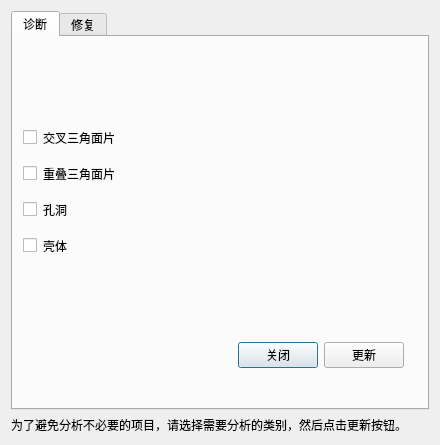
<?xml version="1.0" encoding="UTF-8"?>
<ui version="4.0">
 <class>MyDialog</class>
 <widget class="QDialog" name="MyDialog">
  <property name="geometry">
   <rect>
    <x>0</x>
    <y>0</y>
    <width>440</width>
    <height>445</height>
   </rect>
  </property>
  <property name="minimumSize">
   <size>
    <width>440</width>
    <height>445</height>
   </size>
  </property>
  <property name="maximumSize">
   <size>
    <width>440</width>
    <height>445</height>
   </size>
  </property>
  <property name="windowTitle">
   <string>Dialog</string>
  </property>
  <layout class="QGridLayout" name="gridLayout">
   <item row="1" column="0">
    <layout class="QVBoxLayout" name="verticalLayout">
     <item>
      <widget class="QTabWidget" name="tabWidget">
       <property name="currentIndex">
        <number>0</number>
       </property>
       <widget class="QWidget" name="widget">
        <attribute name="title">
         <string>诊断</string>
        </attribute>
        <widget class="QWidget" name="verticalLayoutWidget_4">
         <property name="geometry">
          <rect>
           <x>0</x>
           <y>0</y>
           <width>391</width>
           <height>331</height>
          </rect>
         </property>
         <layout class="QVBoxLayout" name="verticalLayout_4">
          <property name="leftMargin">
           <number>10</number>
          </property>
          <property name="topMargin">
           <number>10</number>
          </property>
          <item>
           <spacer name="verticalSpacer">
            <property name="orientation">
             <enum>Qt::Vertical</enum>
            </property>
            <property name="sizeHint" stdset="0">
             <size>
              <width>20</width>
              <height>40</height>
             </size>
            </property>
           </spacer>
          </item>
          <item>
           <layout class="QHBoxLayout" name="horizontalLayout_2">
            <property name="topMargin">
             <number>10</number>
            </property>
            <item>
             <widget class="QCheckBox" name="checkBox">
              <property name="maximumSize">
               <size>
                <width>191</width>
                <height>16777215</height>
               </size>
              </property>
              <property name="text">
               <string/>
              </property>
             </widget>
            </item>
            <item>
             <widget class="QLabel" name="label_2">
              <property name="text">
               <string>交叉三角面片</string>
              </property>
             </widget>
            </item>
            <item>
             <spacer name="horizontalSpacer_2">
              <property name="orientation">
               <enum>Qt::Horizontal</enum>
              </property>
              <property name="sizeHint" stdset="0">
               <size>
                <width>40</width>
                <height>20</height>
               </size>
              </property>
             </spacer>
            </item>
           </layout>
          </item>
          <item>
           <layout class="QHBoxLayout" name="horizontalLayout_5">
            <property name="topMargin">
             <number>10</number>
            </property>
            <item>
             <widget class="QCheckBox" name="checkBox_7">
              <property name="maximumSize">
               <size>
                <width>191</width>
                <height>16777215</height>
               </size>
              </property>
              <property name="text">
               <string/>
              </property>
             </widget>
            </item>
            <item>
             <widget class="QLabel" name="label_5">
              <property name="text">
               <string>重叠三角面片</string>
              </property>
             </widget>
            </item>
            <item>
             <spacer name="horizontalSpacer_5">
              <property name="orientation">
               <enum>Qt::Horizontal</enum>
              </property>
              <property name="sizeHint" stdset="0">
               <size>
                <width>40</width>
                <height>20</height>
               </size>
              </property>
             </spacer>
            </item>
           </layout>
          </item>
          <item>
           <layout class="QHBoxLayout" name="horizontalLayout_4">
            <property name="topMargin">
             <number>10</number>
            </property>
            <item>
             <widget class="QCheckBox" name="checkBox_6">
              <property name="maximumSize">
               <size>
                <width>191</width>
                <height>16777215</height>
               </size>
              </property>
              <property name="text">
               <string/>
              </property>
             </widget>
            </item>
            <item>
             <widget class="QLabel" name="label_4">
              <property name="text">
               <string>孔洞</string>
              </property>
             </widget>
            </item>
            <item>
             <spacer name="horizontalSpacer_4">
              <property name="orientation">
               <enum>Qt::Horizontal</enum>
              </property>
              <property name="sizeHint" stdset="0">
               <size>
                <width>40</width>
                <height>20</height>
               </size>
              </property>
             </spacer>
            </item>
           </layout>
          </item>
          <item>
           <layout class="QHBoxLayout" name="horizontalLayout_3">
            <property name="topMargin">
             <number>10</number>
            </property>
            <item>
             <widget class="QCheckBox" name="checkBox_5">
              <property name="maximumSize">
               <size>
                <width>191</width>
                <height>16777215</height>
               </size>
              </property>
              <property name="text">
               <string/>
              </property>
             </widget>
            </item>
            <item>
             <widget class="QLabel" name="label_3">
              <property name="text">
               <string>壳体</string>
              </property>
             </widget>
            </item>
            <item>
             <spacer name="horizontalSpacer_3">
              <property name="orientation">
               <enum>Qt::Horizontal</enum>
              </property>
              <property name="sizeHint" stdset="0">
               <size>
                <width>40</width>
                <height>20</height>
               </size>
              </property>
             </spacer>
            </item>
           </layout>
          </item>
          <item>
           <spacer name="verticalSpacer_4">
            <property name="orientation">
             <enum>Qt::Vertical</enum>
            </property>
            <property name="sizeHint" stdset="0">
             <size>
              <width>20</width>
              <height>40</height>
             </size>
            </property>
           </spacer>
          </item>
          <item>
           <layout class="QHBoxLayout" name="horizontalLayout">
            <property name="topMargin">
             <number>10</number>
            </property>
            <item>
             <spacer name="horizontalSpacer">
              <property name="orientation">
               <enum>Qt::Horizontal</enum>
              </property>
              <property name="sizeHint" stdset="0">
               <size>
                <width>40</width>
                <height>20</height>
               </size>
              </property>
             </spacer>
            </item>
            <item>
             <widget class="QPushButton" name="pushButton">
              <property name="text">
               <string>关闭</string>
              </property>
             </widget>
            </item>
            <item>
             <widget class="QPushButton" name="pushButton_2">
              <property name="text">
               <string>更新</string>
              </property>
             </widget>
            </item>
           </layout>
          </item>
         </layout>
        </widget>
       </widget>
       <widget class="QWidget" name="widget_2">
        <attribute name="title">
         <string>修复</string>
        </attribute>
        <widget class="QWidget" name="horizontalLayoutWidget">
         <property name="geometry">
          <rect>
           <x>-1</x>
           <y>-1</y>
           <width>401</width>
           <height>271</height>
          </rect>
         </property>
         <layout class="QHBoxLayout" name="horizontalLayout_6">
          <item>
           <layout class="QVBoxLayout" name="verticalLayout_2">
            <property name="leftMargin">
             <number>0</number>
            </property>
            <item>
             <spacer name="verticalSpacer_3">
              <property name="orientation">
               <enum>Qt::Vertical</enum>
              </property>
              <property name="sizeHint" stdset="0">
               <size>
                <width>20</width>
                <height>40</height>
               </size>
              </property>
             </spacer>
            </item>
            <item>
             <widget class="QPushButton" name="pushButton_9">
              <property name="text">
               <string>自动修复</string>
              </property>
             </widget>
            </item>
            <item>
             <widget class="QPushButton" name="pushButton_6">
              <property name="text">
               <string>标记相交</string>
              </property>
             </widget>
            </item>
            <item>
             <widget class="QPushButton" name="pushButton_5">
              <property name="text">
               <string>创建三角面片</string>
              </property>
             </widget>
            </item>
           </layout>
          </item>
          <item>
           <layout class="QVBoxLayout" name="verticalLayout_3">
            <property name="leftMargin">
             <number>0</number>
            </property>
            <item>
             <spacer name="verticalSpacer_5">
              <property name="orientation">
               <enum>Qt::Vertical</enum>
              </property>
              <property name="sizeHint" stdset="0">
               <size>
                <width>20</width>
                <height>40</height>
               </size>
              </property>
             </spacer>
            </item>
            <item>
             <widget class="QPushButton" name="pushButton_7">
              <property name="text">
               <string>备用</string>
              </property>
             </widget>
            </item>
            <item>
             <layout class="QHBoxLayout" name="horizontalLayout_7">
              <item>
               <widget class="QPushButton" name="pushButton_4">
                <property name="text">
                 <string>color</string>
                </property>
               </widget>
              </item>
              <item>
               <widget class="QPushButton" name="pushButton_3">
                <property name="text">
                 <string>重置</string>
                </property>
               </widget>
              </item>
             </layout>
            </item>
            <item>
             <layout class="QHBoxLayout" name="horizontalLayout_8">
              <item>
               <widget class="QPushButton" name="pushButton_11">
                <property name="text">
                 <string>帮助</string>
                </property>
               </widget>
              </item>
              <item>
               <widget class="QPushButton" name="pushButton_10">
                <property name="text">
                 <string>关闭</string>
                </property>
               </widget>
              </item>
             </layout>
            </item>
           </layout>
          </item>
         </layout>
        </widget>
       </widget>
      </widget>
     </item>
     <item>
      <widget class="QLabel" name="label">
       <property name="text">
        <string>为了避免分析不必要的项目，请选择需要分析的类别，然后点击更新按钮。</string>
       </property>
      </widget>
     </item>
    </layout>
   </item>
  </layout>
 </widget>
 <resources/>
 <connections>
  <connection>
   <sender>pushButton_10</sender>
   <signal>clicked()</signal>
   <receiver>MyDialog</receiver>
   <slot>reject()</slot>
   <hints>
    <hint type="sourcelabel">
     <x>408</x>
     <y>297</y>
    </hint>
    <hint type="destinationlabel">
     <x>412</x>
     <y>-5</y>
    </hint>
   </hints>
  </connection>
  <connection>
   <sender>pushButton</sender>
   <signal>clicked()</signal>
   <receiver>MyDialog</receiver>
   <slot>reject()</slot>
   <hints>
    <hint type="sourcelabel">
     <x>319</x>
     <y>359</y>
    </hint>
    <hint type="destinationlabel">
     <x>420</x>
     <y>96</y>
    </hint>
   </hints>
  </connection>
  <connection>
   <sender>MyDialog</sender>
   <signal>rejected()</signal>
   <receiver>MyDialog</receiver>
   <slot>DialogClose()</slot>
   <hints>
    <hint type="sourcelabel">
     <x>211</x>
     <y>150</y>
    </hint>
    <hint type="destinationlabel">
     <x>211</x>
     <y>150</y>
    </hint>
   </hints>
  </connection>
  <connection>
   <sender>pushButton_2</sender>
   <signal>clicked()</signal>
   <receiver>MyDialog</receiver>
   <slot>on_updateButton_clicked()</slot>
   <hints>
    <hint type="sourcelabel">
     <x>372</x>
     <y>347</y>
    </hint>
    <hint type="destinationlabel">
     <x>445</x>
     <y>307</y>
    </hint>
   </hints>
  </connection>
 </connections>
 <slots>
  <slot>DialogClose()</slot>
  <slot>on_updateButton_clicked()</slot>
 </slots>
</ui>
